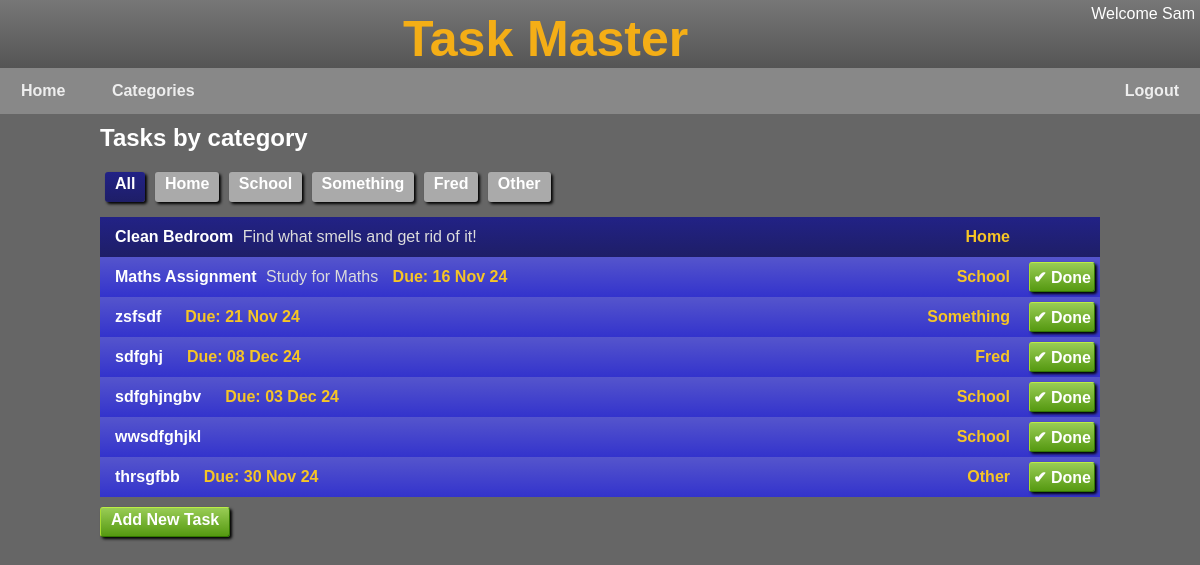
The app's page /categorytasks/All (signed in) with its own data.
### app/models/user.py (models this page shows, shortened)
class User(UserMixin, db.Model):
  id = db.Column(db.Integer, primary_key=True)
  username = db.Column(db.String(32), index=True, unique=True)
  display_name = db.Column(db.String(32))
  school_id = db.Column(db.Integer)
  access = db.Column(db.Integer, default=ACCESS['basic'])
  email = db.Column(db.String(120), index=True, unique=True)
  email_verified = db.Column(db.Integer)
  password_hash = db.Column(db.String(128))
  last_seen = db.Column(db.DateTime)
  created_at = db.Column(db.DateTime, default=db.func.datetime('now')) #default=db.func.utc_timestamp())
  last_modified = db.Column(db.DateTime, default=db.func.datetime('now'), onupdate=db.func.datetime('now')) #, default=db.func.utc_timestamp(), onupdate=db.func.utc_timestamp())
  tasks = db.relationship('Task', backref='user', lazy=True)
  def update_last_seen(self):
    last_seen = self.last_seen if self.last_seen else datetime.fromtimestamp(0)
    if (datetime.utcnow() - last_seen).total_seconds() > 600:  # More than 10 minutes ago
     self.last_seen = datetime.utcnow()
     db.session.commit()

### app/models/task.py (models this page shows, shortened)
class Task(db.Model):
  id = db.Column(db.Integer, primary_key=True)
  user_id = db.Column(db.Integer, db.ForeignKey('user.id'))
  name = db.Column(db.String(32))
  description = db.Column(db.String(250))
  category = db.Column(db.String(10))
  priority = db.Column(db.Integer,default=1)
  status = db.Column(db.Integer,default=STS_NEW)
  due_by = db.Column(db.DateTime)
  created_at = db.Column(db.DateTime, default=db.func.datetime('now'))
  def is_outstanding(self):
    return self.status < STS_COMPLETED
  def due_str(self):
    if self.due_by:
      return 'Due: ' + self.due_by.strftime("%d %b %y")
    return ''

### app/main/main_routes.py (the view)
@bp.route('/categorytasks/<category>')
@login_required
def category_tasks(category):
    if category == 'All':
        tasks = current_user.tasks
    elif category == 'Other':
        tasks = Task.query.filter_by(user_id=current_user.id, category='').all()
    else:
      tasks = Task.query.filter_by(user_id=current_user.id, category=category).all()
    categories_rows = Task.query.with_entities(Task.category).filter_by(user_id=current_user.id).distinct()
    categories = [row[0] for row in categories_rows]
    for cat in categories:
      if not cat:
        categories.remove(cat)
        categories.append('Other')
    categories = ['All'] + categories
    return render_template('category_tasks.html', tasks=tasks, categories=categories, selected_category=category)

### app/main/__init__.py (called while the page is built)
def init_app(app):
    app.register_blueprint(bp)
    app.register_error_handler(403, error_forbidden)
    app.jinja_options['finalize'] = lambda x: x if x is not None else '' #prevent Jinja from printing None
    login.login_view = 'main.login'
    login.init_app(app)
    @app.context_processor
    def inject_default_template_variables():
         return dict(h=helpers)
    @app.before_request
    def update_last_seen():
      if current_user.is_authenticated:
        current_user.update_last_seen()

### app/models/user.py (called while the page is built)
@login.user_loader
def load_user(id):
  return User.query.get(int(id))

### app/utils/helpers.py (called while the page is built)
def fmt_date(dt):
  if not isinstance(dt, datetime.datetime):
    return ''
  return dt.strftime("%d %b %y")

### app/templates/category_tasks.html
{% extends "base.html" %}
{% block head %}
  <link rel="stylesheet" href="{{ url_for('static', filename='tasks.css') }}">
{% endblock %}
{% block content %}
  <h2>Tasks by category</h2>
  <div id="category-list">
    {% for category in categories %}
      <a href="{{ url_for('main.category_tasks', category=category) }}"
        {% if category == selected_category %}
          class="selected"
        {% endif %}>
        {{ category }}</a>
    {% endfor %}
  </div>
  {% include '_task_list.html' %}
  <div class="actions">
    <a href="{{ url_for('main.new_task',category=selected_category) }}">Add New Task</a>
  </div>
{% endblock %}

### app/templates/_header.html
<div id="header">
  <div id="userinfo">
    {% if current_user.is_authenticated %}
      <div id="user">Welcome {{current_user.display_name }}</div>
    {% endif %}
  </div>
  <span class="title">Task Master</span>
</div>
<div id="menubar">
  <ul>
    {% if not current_user.is_anonymous %}
      <li><a href="{{ url_for('.home') }}">Home</a></li>
      <li><a href="{{ url_for('.category_tasks', category='All') }}">Categories</a></li>
      <li class="right"><a href="{{ url_for('main.logout') }}">Logout</a></li>
    {% endif %}
  </ul>
</div>

### app/templates/_task_list.html (shortened to what this page needs)
<div class="tasks">
    {% for task in tasks %}
      {% if task.is_outstanding() %}
        <a class="task sts-sts-{{task.status}}" href="#" onclick="toggle_details('{{ task.id }}')">
      {% else %}
        <div class="task sts-{{task.status}}">
      {% endif %}
        <div class="task-info">
          <div class="task-name">
            {{ task.name }}
          </div>
          <div class="task-description">
            {{ task.description }}
          </div>
          <div class="task-due">
            {{ task.due_str() }}
          </div>
        </div>
        <div class="task-category">
          {{ task.category or 'Other' }}
        </div>
        <div class="task-btns">
          {% if task.is_outstanding() %}
            <form action="{{ url_for('main.complete_task', id=task.id) }}" method="POST">
              <input class="done" type="submit" value="&#x2714 Done">
            </form>
          {% endif %}
        </div>
      {% if task.is_outstanding() %}
        </a>
      {% else %}
        </div>
      {% endif %}
    {% endfor %}
  </div>

### app/static/base.css (style rules this page uses)
* { margin: 0px; padding: 0px; box-sizing: border-box; }
body { color: #fff; background: #666; font-family: Arial, Helvetica, sans-serif; }
#header { overflow: hidden; background: linear-gradient(#777, #555); text-align: center; }
#header .title { color: rgb(244, 174, 22); font-family: Arial, Helvetica, sans-serif; font-weight: bold; font-size: 50px; display: inline-block; margin-top: 10px; }
#userinfo { float:right; text-align:right; margin-top: 5px; margin-right: 5px; }
#menubar { font-family: Arial, Helvetica, sans-serif; font-weight: bold; color: #eee; background: #888; }
#menubar ul { list-style-type: none; overflow: hidden; margin: 0; padding: 0; }
#menubar li { display: inline-block; padding: 14px 5px; text-align: center; }
#menubar li.right { float: right; }
#menubar li a { text-decoration: none; padding: 10px 16px; color: #eee; }

### app/static/tasks.css (style rules this page uses)
.tasks { flex: 1; }
.task { min-height: 40px; display: flex; align-items: center; background:#666; }
h2 { padding-top: 10px; padding-bottom: 5px; }
.task { background: linear-gradient(#55c,#33c); }
.task.sts-1 { background: linear-gradient(rgb(34, 34, 134), rgb(30, 30, 103)); }
.task-info { padding-left: 10px; flex: 1; }
.task-name { display: inline-block; padding-left: 5px; color: #fff; font-weight: bold; }
.task-description { display: inline-block; padding-left: 5px; padding-top: 5px; padding-bottom: 5px; color: #dcdcdc; }
.task-due { display: inline-block; margin-right: 10px; margin-left: 10px; color: #f6c525; font-weight: bold; }
.task-category { margin-right: 10px; color: #f6c525; font-weight: bold; padding-left: 10px; }
.task-btns { min-width: 80px; }
.task-btns form { display: inline; float: right; margin-right: 5px; }
.task-btns input[type=submit] { display: inline-block; font: inherit; font-size: 16px; font-weight: bold; padding: 0px 3px; height: 30px; border-radius: 3px; border-top: 1px solid #be4; border-left: 1px solid #ad3; border-right: 1px solid #370; border-bottom: 1px solid #370; background: #7a3; background: linear-gradient(#9c5, #591); box-shadow: rgba(0,0,0,1) 2px 2px 3px; text-align: center; color: #fff; }
a.task { text-decoration: none; }
.actions { margin-top: 10px; }
.actions a { text-decoration: none; display: inline-block; font: inherit; font-size: 16px; font-weight: bold; padding: 3px 10px; height: 30px; border-radius: 3px; border-top: 1px solid #be4; border-left: 1px solid #ad3; border-right: 1px solid #370; border-bottom: 1px solid #370; background: #7a3; background: linear-gradient(#9c5, #591); box-shadow: rgba(0,0,0,1) 2px 2px 3px; text-align: center; color: #fff; }
#category-list { margin-top: 10px; padding: 5px; margin-bottom: 10px; }
#category-list a { text-decoration: none; display: inline-block; font: inherit; font-size: 16px; font-weight: bold; padding: 3px 10px; height: 30px; border-radius: 3px; background: #aaa; box-shadow: rgba(0,0,0,1) 2px 2px 3px; text-align: center; color: #fff; margin-right: 5px; }
#category-list a.selected { background: linear-gradient(rgb(34, 34, 134), rgb(30, 30, 103)); }

### records on screen
User: display_name "Sam"
Task: name "Clean Bedroom", description "Find what smells and get rid of it!", category "Home"
Task: name "Maths Assignment", description "Study for Maths", due_str "Due: 16 Nov 24", category "School"
Task: name "zsfsdf", due_str "Due: 21 Nov 24", category "Something"
Task: name "sdfghj", due_str "Due: 08 Dec 24", category "Fred"
Task: name "sdfghjngbv", due_str "Due: 03 Dec 24", category "School"
Task: name "wwsdfghjkl", category "School"
Task: name "thrsgfbb", due_str "Due: 30 Nov 24", category "Other"

### other values on screen
{{ category }} "All" "Home" "School" "Something" "Fred" "Other"
